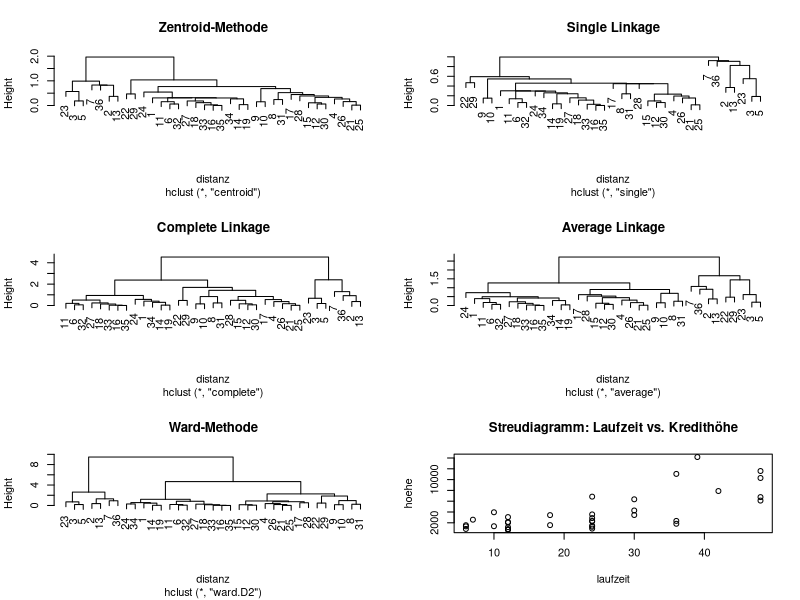
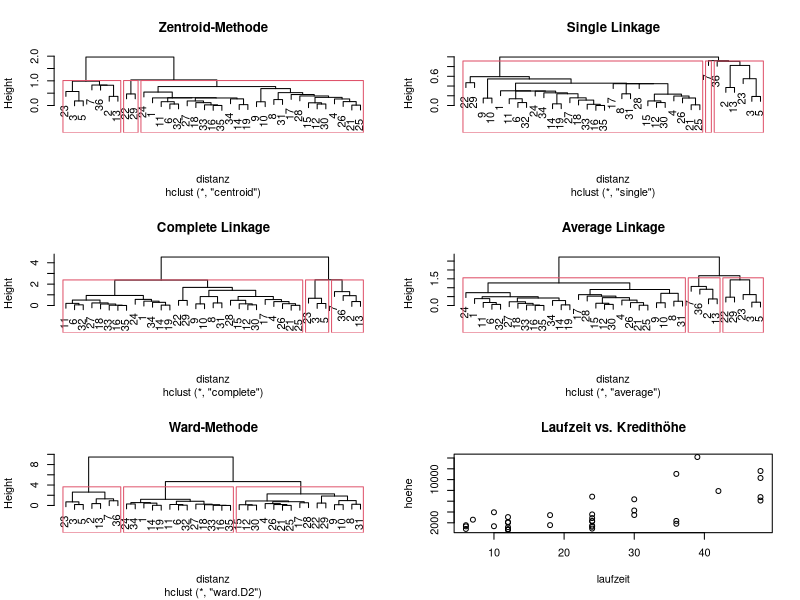
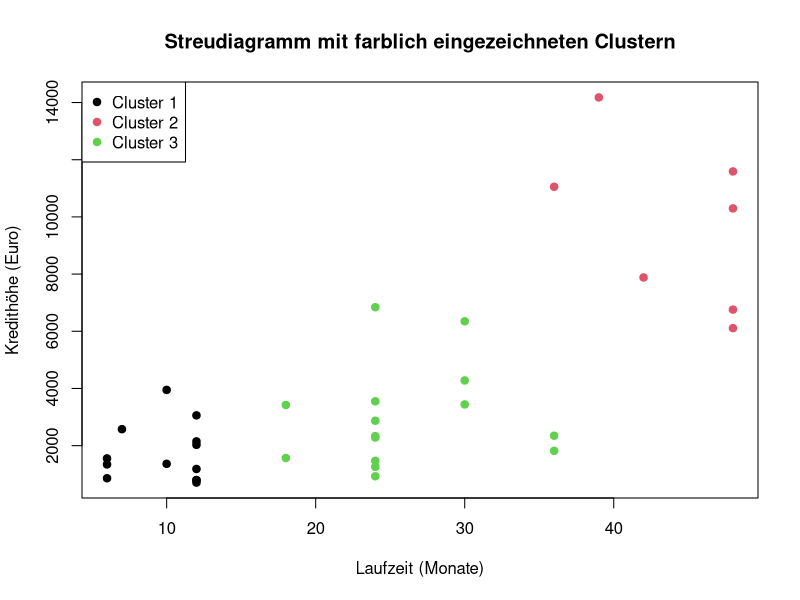
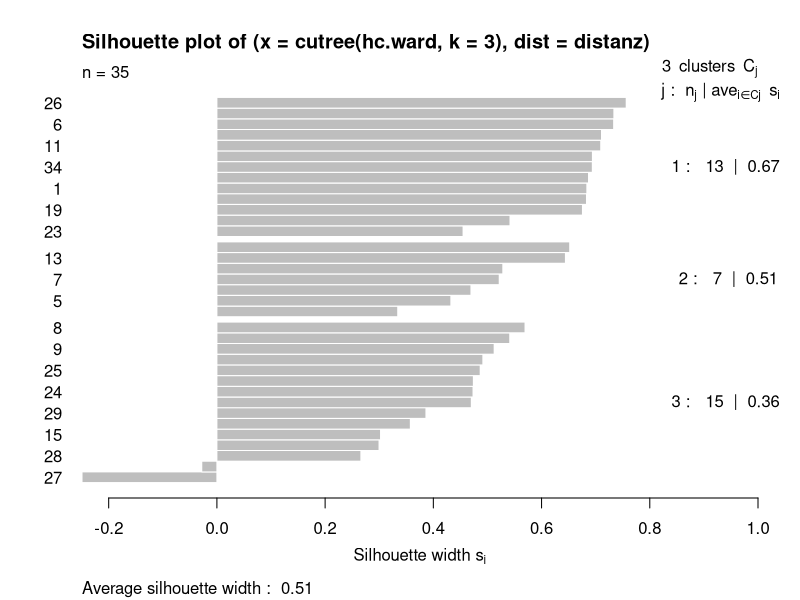
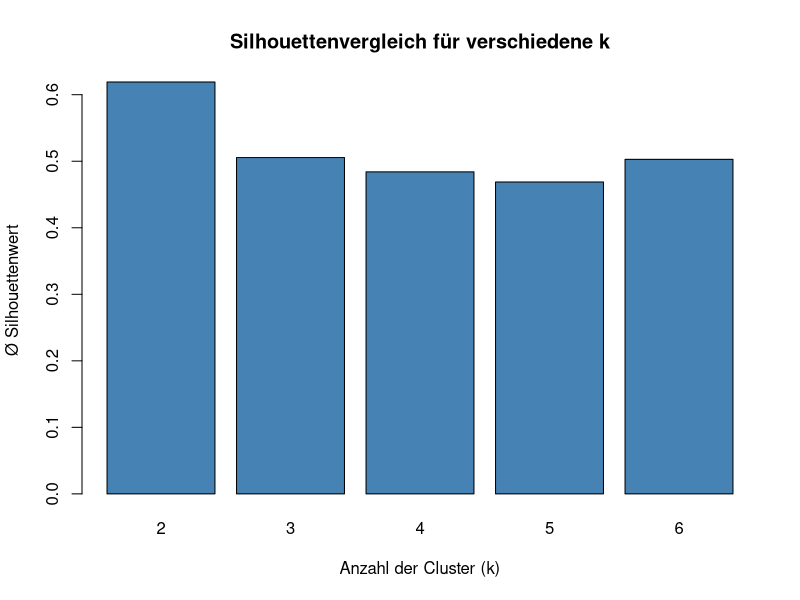

The R script that drew these images, in order:
## ---- chunk 1
rohdaten = read.table("wi23b095.txt", sep = ";", header = TRUE)
head(rohdaten)
## ---- chunk 2
summary(rohdaten)
nrow(rohdaten)
## ---- chunk 3
daten = na.omit(rohdaten)
nrow(daten)
## ---- chunk 4
daten.s = scale(daten)
## ---- chunk 5
distanz = dist(daten.s)
## ---- chunk 6
hc.centroid <- hclust(distanz, method = "centroid")
hc.single   <- hclust(distanz, method = "single")
hc.complete <- hclust(distanz, method = "complete")
hc.average  <- hclust(distanz, method = "average")
hc.ward     <- hclust(distanz, method = "ward.D2")
## ---- chunk 7
#| echo: false
#| fig-width: 10
#| fig-height: 10

op = par(mfrow = c(3, 2))
plot(hc.centroid, main = "Zentroid-Methode")
plot(hc.single, main = "Single Linkage")
plot(hc.complete, main = "Complete Linkage")
plot(hc.average, main = "Average Linkage")
plot(hc.ward, main = "Ward-Methode")
plot(daten, main = "Streudiagramm: Laufzeit vs. Kredithöhe")
par(op)
## ---- chunk 8
#| echo: false
#| fig-width: 10
#| fig-height: 10

op <- par(mfrow = c(3, 2))
plot(hc.centroid, main = "Zentroid-Methode")
rect.hclust(hc.centroid, k = 3)

plot(hc.single, main = "Single Linkage")
rect.hclust(hc.single, k = 3)

plot(hc.complete, main = "Complete Linkage")
rect.hclust(hc.complete, k = 3)

plot(hc.average, main = "Average Linkage")
rect.hclust(hc.average, k = 3)

plot(hc.ward, main = "Ward-Methode")
rect.hclust(hc.ward, k = 3)

plot(daten, main = "Laufzeit vs. Kredithöhe")
par(op)

## ---- chunk 9
library(cluster)
methoden = c("single", "complete", "average", "ward.D2")
sapply(methoden, function(m) coef(hclust(distanz, method = m)))
## ---- chunk 10
clusterzuordnung = cutree(hc.ward, k = 3)
daten$clust = clusterzuordnung
## ---- chunk 11
aggregate(cbind(laufzeit, hoehe) ~ clust, data = daten, mean)
## ---- chunk 12
#| fig.height: 6
#| fig.width: 7
plot(daten$laufzeit, daten$hoehe,
     col = daten$clust,
     pch = 19,
     xlab = "Laufzeit (Monate)",
     ylab = "Kredithöhe (Euro)",
     main = "Streudiagramm mit farblich eingezeichneten Clustern")
legend("topleft", legend = paste("Cluster", 1:3), col = 1:3, pch = 19)
## ---- chunk 13
#| fig.height: 12
#| fig.width: 8
library(cluster)
plot(silhouette(cutree(hc.ward, k = 3), distanz))
## ---- chunk 14
sil_vals <- sapply(2:6, function(k) {
  mean(silhouette(cutree(hc.ward, k), distanz)[, 3])
})

barplot(sil_vals,
        names.arg = 2:6,
        xlab = "Anzahl der Cluster (k)",
        ylab = "Ø Silhouettenwert",
        main = "Silhouettenvergleich für verschiedene k",
        col = "steelblue")
